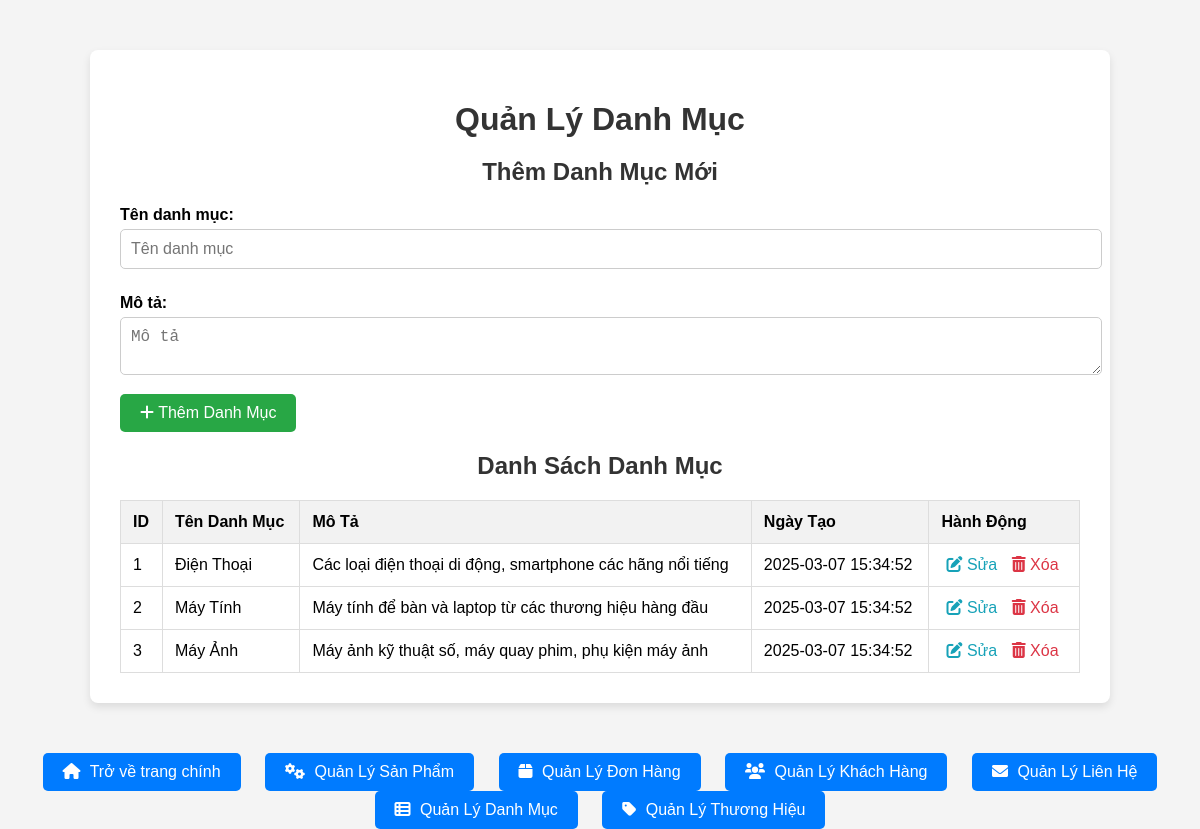
/admin/manage_categories.php, run on the app's committed database.
### tables this page shows
CREATE TABLE Categories (
    category_id INT AUTO_INCREMENT PRIMARY KEY,
    category_name VARCHAR(50) NOT NULL UNIQUE,
    created_at TIMESTAMP DEFAULT CURRENT_TIMESTAMP,
    updated_at TIMESTAMP DEFAULT CURRENT_TIMESTAMP ON UPDATE CURRENT_TIMESTAMP
);

### admin/manage_categories.php (the view, shortened to what this page needs)
<?php
include __DIR__ . '/../includes/db.php';
$stmt = $pdo->prepare("SELECT * FROM categories");
$stmt->execute();
$categories = $stmt->fetchAll();
?>
<!DOCTYPE html>
<html lang="vi">
<head>
    <link href="https://cdnjs.cloudflare.com/ajax/libs/font-awesome/6.0.0-beta3/css/all.min.css" rel="stylesheet">
</head>
<body>
    <div class="container">
        <h1>Quản Lý Danh Mục</h1>
        <h2>Thêm Danh Mục Mới</h2>
        <form method="POST" action="">
            <label for="category_name">Tên danh mục:</label>
            <input type="text" name="category_name" id="category_name" placeholder="Tên danh mục" required>
            <label for="description">Mô tả:</label>
            <textarea name="description" id="description" placeholder="Mô tả"></textarea>
            <button type="submit" name="add_category"><i class="fas fa-plus"></i> Thêm Danh Mục</button>
        </form>
        <h2>Danh Sách Danh Mục</h2>
        <table>
            <tr>
                <th>ID</th>
                <th>Tên Danh Mục</th>
                <th>Mô Tả</th>
                <th>Ngày Tạo</th>
                <th>Hành Động</th>
            </tr>
            <?php if (!empty($categories)): ?>
                <?php foreach ($categories as $category): ?>
                    <tr>
                        <td><?php echo htmlspecialchars($category['category_id']); ?></td>
                        <td><?php echo htmlspecialchars($category['category_name']); ?></td>
                        <td><?php echo htmlspecialchars($category['description']); ?></td>
                        <td><?php echo htmlspecialchars($category['created_at']); ?></td>
                        <td class="action-links">
                            <a href="?edit_id=<?php echo $category['category_id']; ?>" class="edit" title="Sửa"><i class="fas fa-edit"></i> Sửa</a>
                            <a href="?delete_id=<?php echo $category['category_id']; ?>" class="delete" onclick="return confirm('Bạn có chắc chắn muốn xóa danh mục này không?');" title="Xóa"><i class="fas fa-trash-alt"></i> Xóa</a>
                        </td>
                    </tr>
                <?php endforeach; ?>
            <?php else: ?>
                <tr>
                    <td colspan="5">Không có danh mục nào.</td>
                </tr>
            <?php endif; ?>
        </table>
    </div>
    <div class="button-container">
        <a href="index_ad.php"><i class="fas fa-home"></i> Trở về trang chính</a>
        <a href="manage_products.php"><i class="fas fa-cogs"></i> Quản Lý Sản Phẩm</a>
        <a href="manage_orders.php"><i class="fas fa-box"></i> Quản Lý Đơn Hàng</a>
        <a href="manage_customers.php"><i class="fas fa-users"></i> Quản Lý Khách Hàng</a>
        <a href="manage_contacts.php"><i class="fas fa-envelope"></i> Quản Lý Liên Hệ</a>
        <a href="manage_categories.php"><i class="fas fa-th-list"></i> Quản Lý Danh Mục</a>
        <a href="manage_brands.php"><i class="fas fa-tag"></i> Quản Lý Thương Hiệu</a>
    </div>
</body>
</html>

### admin/manage_categories.php (style rules this page uses)
body { font-family: 'Arial', sans-serif; background-color: #f4f4f4; margin: 0; padding: 0; }
.container { width: 80%; margin: 50px auto; background-color: #fff; padding: 30px; border-radius: 8px; box-shadow: 0 4px 8px rgba(0, 0, 0, 0.1); }
h1, h2 { color: #333; text-align: center; margin-bottom: 20px; }
label { display: block; margin: 10px 0 5px; font-weight: bold; }
input, textarea { width: 100%; padding: 10px; margin-bottom: 15px; border: 1px solid #ccc; border-radius: 5px; font-size: 16px; }
button { width: auto; text-align: center; padding: 10px 20px; background-color: #28a745; color: white; cursor: pointer; border: none; border-radius: 5px; font-size: 16px; transition: background-color 0.3s, transform 0.2s; }
table { width: 100%; border-collapse: collapse; margin-top: 20px; }
table th, table td { padding: 12px; text-align: left; border: 1px solid #ddd; }
table th { background-color: #f2f2f2; }
.action-links a { margin: 0 5px; color: #007bff; text-decoration: none; }
.action-links .delete { color: #dc3545; }
.action-links .edit { color: #17a2b8; }
.button-container { margin-top: 30px; text-align: center; }
.button-container a { display: inline-block; padding: 10px 20px; background-color: #007bff; color: white; text-decoration: none; border-radius: 5px; margin: 0 10px; font-size: 16px; transition: background-color 0.3s, transform 0.2s; }
.button-container a i { margin-right: 5px; }

### data on the page
categories: category_id "1", category_name "Điện Thoại", description "Các loại điện thoại di động, smartphone các hãng nổi tiếng", created_at "2025-03-07 15:34:52"
categories: category_id "2", category_name "Máy Tính", description "Máy tính để bàn và laptop từ các thương hiệu hàng đầu", created_at "2025-03-07 15:34:52"
categories: category_id "3", category_name "Máy Ảnh", description "Máy ảnh kỹ thuật số, máy quay phim, phụ kiện máy ảnh", created_at "2025-03-07 15:34:52"
